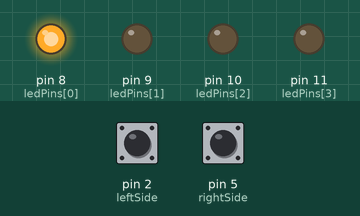
Recording of a sketch running on a simulated Arduino Uno, built with avr-gcc and run on an emulated ATmega328P. On the bench: output pins drawn as LEDs (lit = HIGH). The test bench sets the inputs (shaded band); at power-on: pin 2 (leftSide) HIGH, pin 5 (rightSide) HIGH.

Above: at 0.05 s.
At 0.65 s:
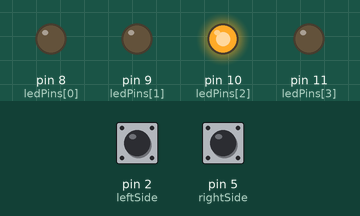
At 1.35 s:
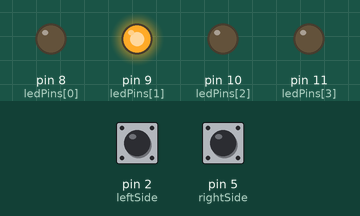
At 2.75 s:
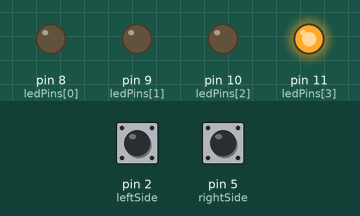
Timing chart, 0 to 3.0 s (numbered marks = the images above):
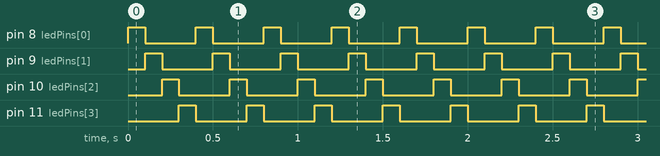

Measured:
- by itself, pin 8 (ledPins[0]), pin 9 (ledPins[1]), pin 10 (ledPins[2]), pin 11 (ledPins[3]): alternates HIGH for 0.10 s and LOW for 0.30 s

The sketch:

Button_LED_Direction.ino
```cpp
// Pin definitions
#define rightSide 5
#define leftSide 2
int ledPins[] = {8, 9, 10, 11};

// Boolean to track state
bool moveRight = true;

void setup() {
  pinMode(rightSide, INPUT_PULLUP);
  pinMode(leftSide, INPUT_PULLUP);
  for(int i=0;i<4;i++){
    pinMode(ledPins[i], OUTPUT);
  }
  Serial.begin(115200);
}

void loop() {
  if (digitalRead(rightSide) == LOW){
    moveRight = true;
  } else if(digitalRead(leftSide) == LOW) {
    moveRight = false;
  }
  moveLED();
}

void moveLED(){
  if(moveRight){
    for(int i=0;i<4;i++){
      digitalWrite(ledPins[i], HIGH);
      delay(100);
      digitalWrite(ledPins[i], LOW);
    }
  } else {
    for(int ii=3;ii>=0;ii--){
      digitalWrite(ledPins[ii], HIGH);
      delay(100);
      digitalWrite(ledPins[ii], LOW);
    }
  }
}
```
